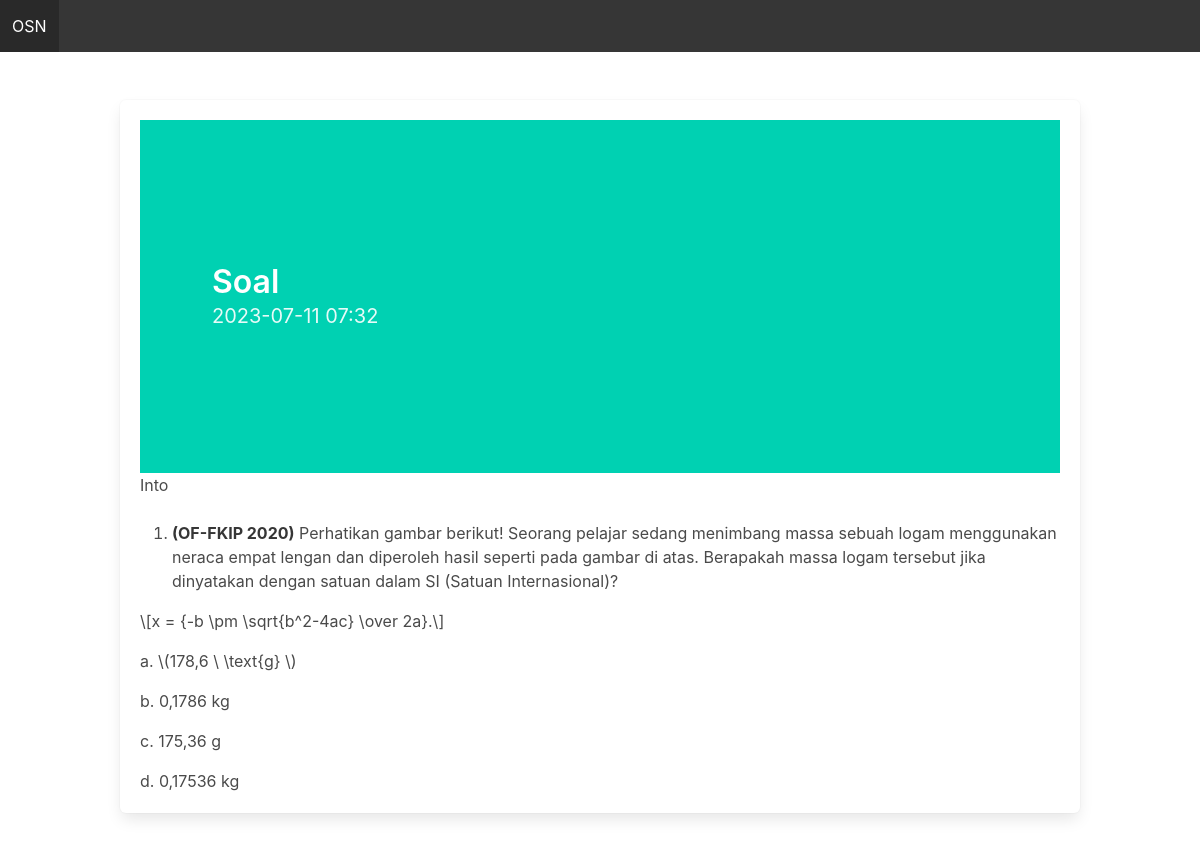
/6/, run on the app's committed database.
### OSN/models.py (models this page shows)
class Soal(models.Model):
	title = models.CharField(max_length=255) # title less than 255 words
	intro = models.TextField()
	body = models.TextField()
	created_at = models.DateTimeField(auto_now_add=True)

### OSN/views.py (the view)
# urls.py: path('<int:pk>/', views.detail, name='detail'),
def detail(request, pk):
    post = Soal.objects.get(pk=pk)
    return render(request, 'OSN/detail.html', {'post': post})

### OSN/templatetags/soal_extras.py (called while the page is built)
@register.filter
@stringfilter
def convert_markdown(value):
    return markdown.markdown(value) # , extensions=['markdown.extensions.fenced_code']

### OSN/templates/OSN/detail.html
{% extends 'OSN/base.html' %}
{% load soal_extras %}
{% block content %}
    <div class="box">
        <section class="hero is-primary is-medium">
            <div class="hero-body">
                <p class="title">{{ post.title }}</p>
                <p class="subtitle">{{ post.created_at|date:"Y-m-d H:i" }}</p>
            </div>
        </section>
        <div class="content intro">
            <p>{{ post.intro }}</p>
        </div>
        <div class="content">
            {{ post.body|convert_markdown|safe}}
        </div>
    </div>
{% endblock %}

### OSN/static/css/main.css (style rules this page uses)
body { background-color: white; }

### data on the page
Soal: title "Soal", created_at "2023-07-11 07:32", intro "Into", body|convert_markdown "(OF-FKIP 2020) Perhatikan gambar berikut! Seorang pelajar sedang menimbang massa sebuah logam menggunakan neraca empat lengan dan diperoleh hasil seperti pada gambar di atas. Berapakah massa logam tersebut jika dinyatakan dengan satuan dalam SI (Satuan Internasional)? \\[x = {-b \\pm \\sqrt{b^2-4ac} \\over 2a}.\\] a. \\(178,6 \\ \\text{g} \\) b. 0,1786 kg c. 175,36 g d. 0,17536 kg"
